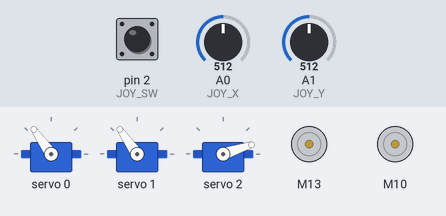
The sketch below on a simulated Arduino Uno, built with avr-gcc and run on an emulated ATmega328P. On the bench: 3 × servo, 2 × DC motor (green arrow = forward, orange = backward, longer = faster). The test bench sets the inputs (shaded band); at power-on: A0 (JOY_X) = 512, pin 2 (JOY_SW) HIGH, A1 (JOY_Y) = 512.

Above: at 1.2 s.
1.3 s: A0 (JOY_X) set to 591
2.8 s: A0 (JOY_X) set to 611
At 4.4 s:
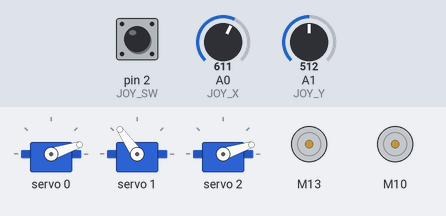
4.7 s: pin 2 (JOY_SW) pulled LOW for 3.2 s
At 9.1 s:
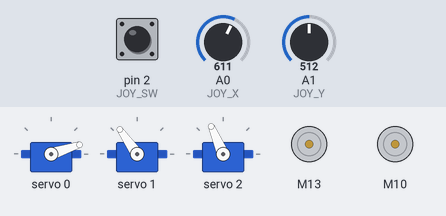
9.4 s: A1 (JOY_Y) set to 585
10.9 s: A1 (JOY_Y) set to 612
At 11.9 s:
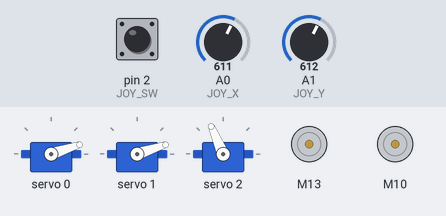
12.8 s: pin 2 (JOY_SW) pulled LOW for 0.15 s
At 13.0 s:
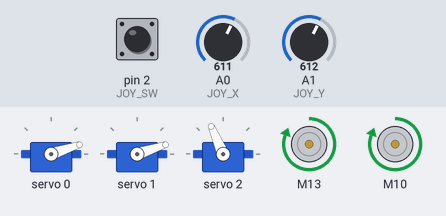
Timing chart, 0 to 15.8 s (numbered marks = the images above; inputs shaded):
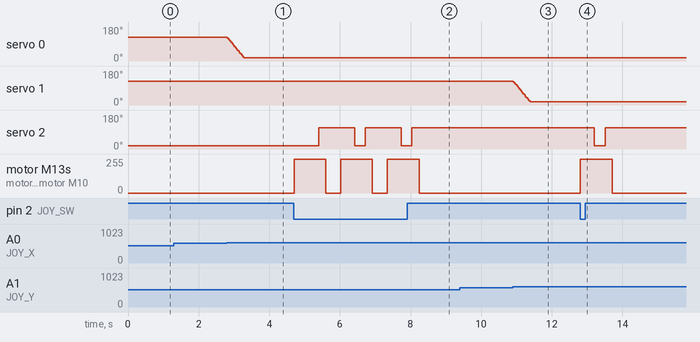

The sketch:

final_rob_code.ino
```cpp
#include <Wire.h>
#include <Adafruit_PWMServoDriver.h>
#include "CytronMotorDriver.h"

Adafruit_PWMServoDriver pwm = Adafruit_PWMServoDriver();

// ================= PINS & CONFIG =================
#define SERVO_PAN     0   // Left/Right
#define SERVO_TILT    1   // Up/Down
#define SERVO_TRIGGER 2   // Fire mechanism

#define JOY_X A0
#define JOY_Y A1
#define JOY_SW 2

#define SERVOMIN  150
#define SERVOMAX  600

// Start at center
int currentPan = 375;
int currentTilt = 375;

// Trigger Positions (Adjust these to fit your mechanical setup)
uint16_t FIRE_HOME = 150;
uint16_t FIRE_SHOT = 350; // Moves just enough to release 1 band

// ================= MOTORS =================
CytronMD motor1(PWM_DIR, 13, 12);
CytronMD motor2(PWM_DIR, 10, 11);

void setup() {
  pinMode(JOY_SW, INPUT_PULLUP);

  pwm.begin();
  pwm.setOscillatorFrequency(27000000);
  pwm.setPWMFreq(50);

  // Initialize positions
  pwm.setPWM(SERVO_PAN, 0, currentPan);
  pwm.setPWM(SERVO_TILT, 0, currentTilt);
  pwm.setPWM(SERVO_TRIGGER, 0, FIRE_HOME);
}

void loop() {
  // 1. Read Joystick
  int xVal = analogRead(JOY_X);
  int yVal = analogRead(JOY_Y);
  bool btnPressed = (digitalRead(JOY_SW) == LOW);

  // 2. Pan Control (Servo 0)
  if (xVal > 600) currentPan -= 8;
  if (xVal < 400) currentPan += 8;

  // 3. Tilt Control (Servo 1)
  if (yVal > 600) currentTilt -= 8;
  if (yVal < 400) currentTilt += 8;

  // 4. Safety Limits
  currentPan = constrain(currentPan, SERVOMIN, SERVOMAX);
  currentTilt = constrain(currentTilt, SERVOMIN, SERVOMAX);

  // 5. Apply Movement
  pwm.setPWM(SERVO_PAN, 0, currentPan);
  pwm.setPWM(SERVO_TILT, 0, currentTilt);

  // 6. Single Shot Trigger (Servo 2)
  if (btnPressed) {

    motor1.setSpeed(255);
    motor2.setSpeed(255);
    delay(400);

    pwm.setPWM(SERVO_TRIGGER, 0, FIRE_HOME); // Rotate to fire
    delay(300);                              // Wait for band to release
    pwm.setPWM(SERVO_TRIGGER, 0, FIRE_SHOT); // Return to ready
    delay(200);

    motor1.setSpeed(0);
    motor2.setSpeed(0);
    delay(400);
    }

  delay(15);
}
```

Measured:
- the behaviour switches between 600 and 601 on A0 (JOY_X) (found by bisection; images 0 and 1)
- the behaviour switches between 600 and 601 on A1 (JOY_Y) (found by bisection; images 2 and 3)
- after the input at 1.3 s, every drawn part: stays the same
- after the input at 2.8 s, servo 0: moves from 125° to 18° over 0.47 s, starting at once
- after the input at 4.7 s, servo 2: alternates 113° for 1.0 s and 18° for 0.30 s, starting after 0.70 s; motor M13, motor M10: alternates forward 255/255 for 0.90 s and stopped for 0.42 s, starting at once
- after the input at 9.4 s, every drawn part: stays the same
- after the input at 10.9 s, servo 1: moves from 125° to 18° over 0.47 s, starting at once
- after the input at 12.8 s, servo 2: 113° → 18° after 0.41 s, → 113° 0.30 s later; motor M13, motor M10: stopped → forward 255/255 at once, → stopped 0.90 s later
